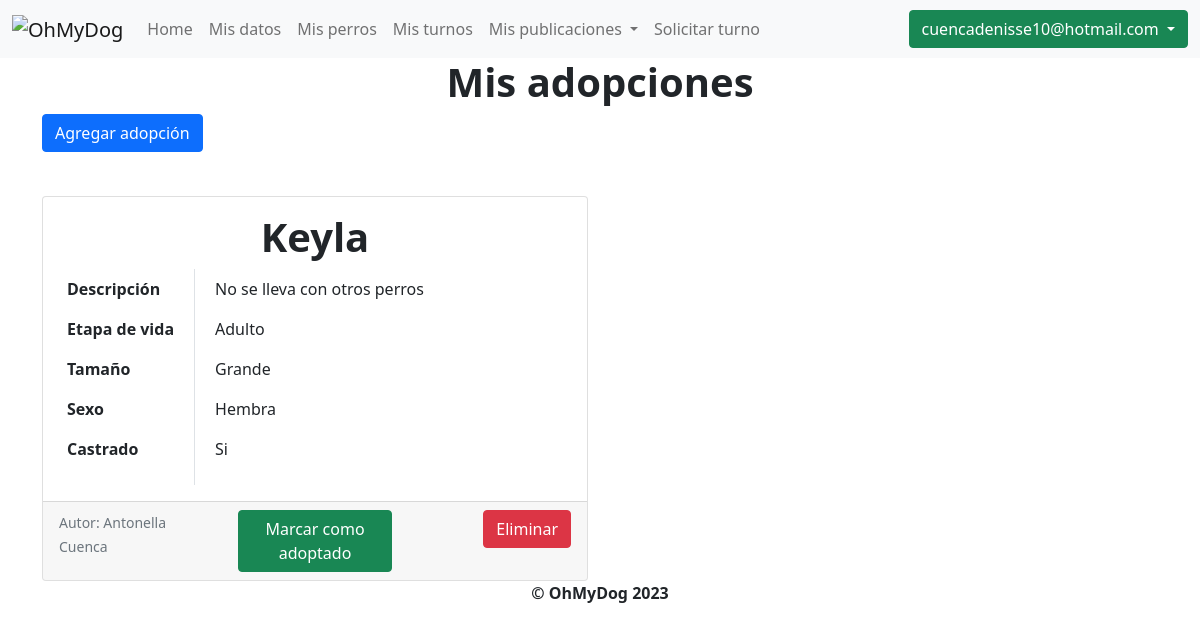
/mis_adopciones (signed in), run on an earlier commit of the app's database.
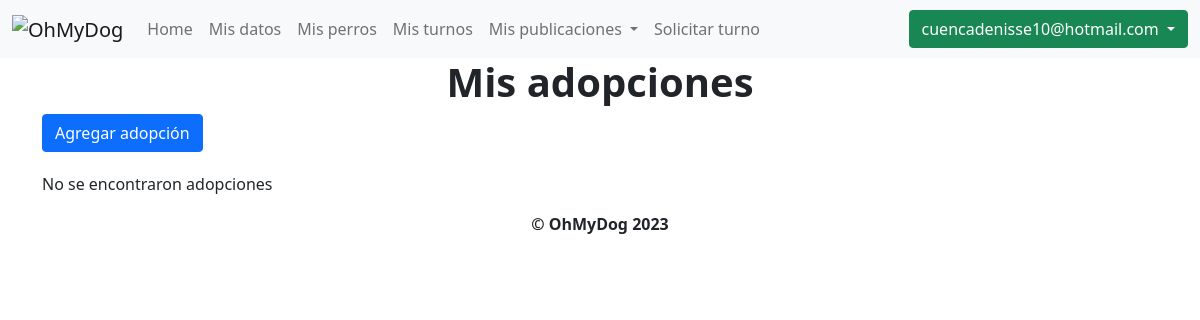
And on a later commit of the database.
### OhMyDog/modelos/publicaciones/adopciones.py (models this page shows, shortened)
class Adopcion(models.Model):
    class Meta:
        verbose_name_plural = "Adopciones"
    id = models.BigAutoField(primary_key=True)
    cliente = models.ForeignKey(Cliente, null=False, on_delete=models.CASCADE, related_name="adopciones")
    descripcion = models.TextField(null=True)
    nombre = models.CharField(max_length=30)
    tamanio_perro = models.ForeignKey(TamanioPerro, null=False, on_delete=models.CASCADE)
    etapa_vida_perro = models.ForeignKey(EtapaVidaPerro, null=False, on_delete=models.CASCADE)
    sexos = [("M", "Macho"), ("H", "Hembra")]
    sexo = models.CharField(max_length=1, choices=sexos, blank=False)
    castrado = models.CharField(max_length=1, choices=[("S", "Si"), ("N", "No")], blank=False)
    adoptado = models.BooleanField(default=False)

### OhMyDog/modelos/etapaVidaPerro/etapaVidaPerro.py (models this page shows, shortened)
class EtapaVidaPerro(models.Model):
    class Meta:
        verbose_name_plural = "(LT) Etapas_de_vida"
    id = models.BigAutoField(primary_key=True)
    nombre = models.CharField(max_length=30)

### OhMyDog/modelos/tamaniosPerros/tamaniosPerros.py (models this page shows, shortened)
class TamanioPerro(models.Model):
    class Meta:
        verbose_name_plural = "(LT) Tamaños_perro"
    id = models.BigAutoField(primary_key=True)
    nombre = models.CharField(max_length=30)

### OhMyDog/modelos/clientes/clientes.py (models this page shows, shortened)
class Cliente(models.Model):
    id = models.BigAutoField(primary_key=True)
    nombre = models.CharField(max_length=30)
    email = models.EmailField(max_length=30)
    telefono = models.CharField(max_length=20)
    habilitado = models.BooleanField(default=True)

### OhMyDog/views/publicaciones_adopciones.py (the view)
# urls.py: path("mis_adopciones", mis_adopciones, name="mis_adopciones"),
@login_required
def mis_adopciones(request):
    cliente = request.user.cliente
    adopciones = filtrar_adopciones_por_cliente(cliente)
    return render(request, "mis_adopciones.html", {"adopciones": adopciones})

### OhMyDog/modelos/publicaciones/__init__.py (called while the page is built)
def filtrar_adopciones_por_cliente(cliente):
    return cliente.adopciones.all()

### OhMyDog/templates/mis_adopciones.html (shortened to what the changed rows need)
{% extends 'layout.html' %}
{% block content %}
<h1 style="text-align:center">Mis adopciones</h1>
<div class="container bootstrap snippets bootdey">
    <a type="button" class="btn btn-primary" href="{% url 'agregar_publicacion_adopcion' %}"
    style="margin-bottom: 20px;">
    Agregar adopción
    </a>
    {% if adopciones %}
        {% for adopcion in adopciones %}
        {% if forloop.counter0|divisibleby:2 %}
        <div class="row">
        {% endif %}
        <div class="col-sm-6">
            <div class="card mt-4">
                <div class="card-body">
                    <h1 class="card-title text-center">{{ adopcion.nombre }}</h1>
                    <div class="row">
                        <div class="col-auto vertical-line">
                            <table class="table table-borderless">
                                <tbody>
                                    <tr>
                                        <th>Descripción</th>
                                    </tr>
                                    <tr>
                                        <th>Etapa de vida</th>
                                    </tr>
                                    <tr>
                                        <th>Tamaño</th>
                                    </tr>
                                    <tr>
                                        <th>Sexo</th>
                                    </tr>
                                    <tr>
                                        <th>Castrado</th>
                                    </tr>
                                </tbody>
                            </table>
                        </div>
                        <div class="col">
                            <table class="table table-borderless">
                                <tbody>
                                    <tr>
                                        <td>{{ adopcion.descripcion }}</td>
                                    </tr>
                                    <tr>
                                        <td>{{ adopcion.etapa_vida_perro.nombre }}</td>
                                    </tr>
                                    <tr>
                                        <td>{{ adopcion.tamanio_perro.nombre }}</td>
                                    </tr>
                                    <tr>
                                        {%if adopcion.sexo == "M"%}
                                            <td class="sexo">Macho</td>
                                        {%else%}
                                            <td class="sexo">Hembra</td>
                                        {% endif %}
                                    </tr>
                                    <tr>
                                        {%if adopcion.castrado == "S"%}
                                            <td class="castrado">Si</td>
                                        {% else %}
                                            <td class="castrado">No</td>
                                        {% endif %}
                                    </tr>
                                </tbody>
                            </table>
                        </div>
                    </div>
                </div>
                <div class="card-footer">
                    <div class="row">
                        <div class="col">
                            <p class="card-text"><small class="text-muted">Autor: {{ adopcion.cliente.nombre }}</small></p>
                        </div>
                        {%if not adopcion.adoptado%}
                            <div class="col text-end">
                                <a type="button" class="btn btn-success" onclick="confirmarAdopcion(event);"
                                    href="{%url 'marcar_como_adoptado' adopcion.id %}">Marcar como adoptado
                                </a>
                            </div>
                        {%else%}
                            <div class="col text-end">
                                <p class="text-success" style="font-weight:bold">Adoptado</p>
                            </div>
                        {%endif%}
                            <div class="col text-end">
                                <a type="button" class="btn btn-danger" onclick="confirmarEliminacion(event);"
                                    href="{%url 'eliminar_adopcion' adopcion.id %}">Eliminar
                                </a>
                            </div>
                    </div>
                </div>
            </div>
        </div>
        {% if forloop.counter|divisibleby:2 or forloop.last %}
        </div>
        {% endif %}
        {% endfor %}
    {% else %}
        <p>No se encontraron adopciones</p>
    {% endif %}
</div>
{% endblock %}

What changed in the data, as far as the page shows it:
removed Adopcion: nombre "Keyla", descripcion "No se lleva con otros perros", etapa_vida_perro.nombre "Adulto", tamanio_perro.nombre "Grande", sexo "Hembra", castrado "Si", cliente.nombre "Antonella Cuenca", adoptado "Marcar como adoptado"
Also different on the page:
text now shown: "No se encontraron adopciones"
